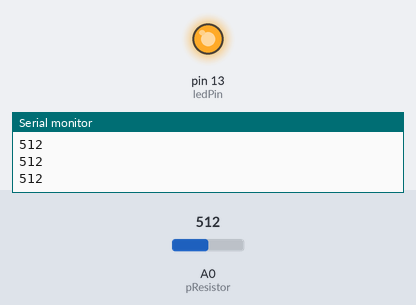
A sketch run on a simulated Arduino Uno, built with avr-gcc and run on an emulated ATmega328P. Parts: output pins drawn as LEDs (lit = HIGH), the last lines printed to the serial monitor. The test bench sets the inputs (shaded band); at power-on: A0 (pResistor) = 512.

Above: at 1.3 s.
1.4 s: A0 (pResistor) set to 135
2.9 s: A0 (pResistor) set to 119
At 3.3 s:
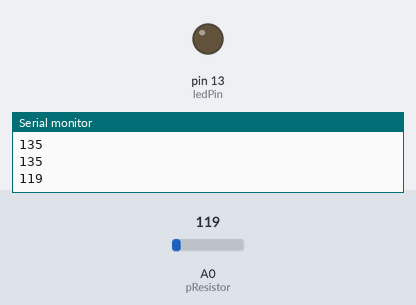
4.5 s: A0 (pResistor) set to 306
At 5.7 s:
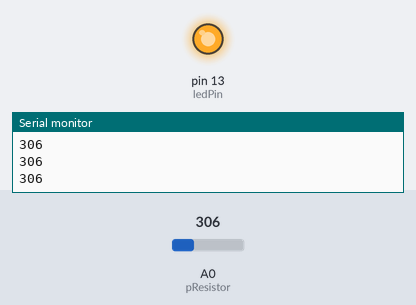
6.0 s: A0 (pResistor) set to 122
At 6.9 s:
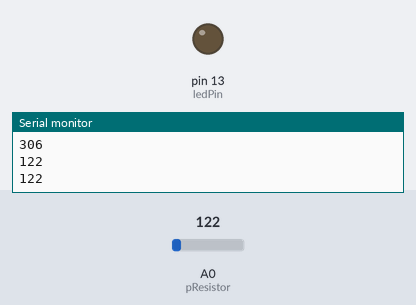
Timing chart, 0 to 8.5 s (numbered marks = the images above; inputs shaded):
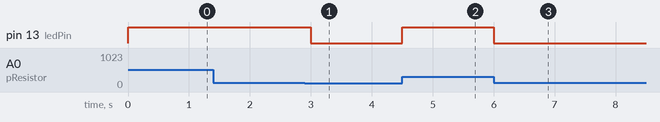

Measured:
- the behaviour switches between 128 and 127 on A0 (pResistor) (found by bisection; images 0 and 1)
- after the input at 2.9 s, pin 13 (ledPin): HIGH → LOW after 0.10 s
- after the input at 4.5 s, pin 13 (ledPin): LOW → HIGH at once
- after the input at 6.0 s, pin 13 (ledPin): HIGH → LOW at once

The sketch:

testingPhotocell.ino
```cpp
/* Use a photoresistor (or photocell) to turn on an LED in the dark
More info and circuit schematic: http://www.ardumotive.com/how-to-use-a-photoresistor-en.html
   Dev: Michalis Vasilakis // Date: 8/6/2015 // www.ardumotive.com */


//Constants
const int pResistor = A0; // Photoresistor at Arduino analog pin A0
const int ledPin=13;       // Led pin at Arduino pin 9

//Variables
int value;          // Store value from photoresistor (0-1023)

void setup(){
  Serial.begin(9600);
 pinMode(ledPin, OUTPUT);  // Set lepPin - 9 pin as an output
 pinMode(pResistor, INPUT);// Set pResistor - A0 pin as an input (optional)
}

void loop(){
  value = analogRead(pResistor);
   Serial.println(value);

  analogWrite(ledPin, value);

//  //You can change value "25"
//  if (value <  25){
//    digitalWrite(ledPin, LOW);  //Turn led off
//  }
//  else{
//    digitalWrite(ledPin, HIGH); //Turn led on
//  }

  delay(500); //Small delay
}
```
